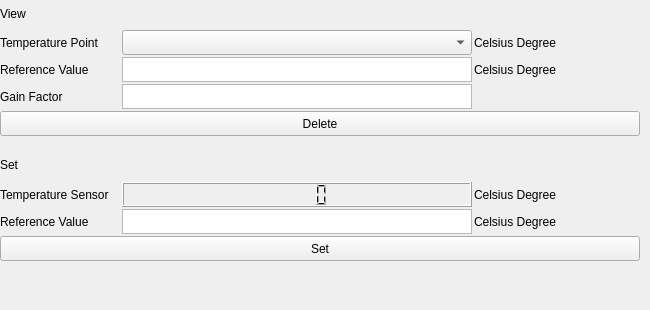
              <widget class="QWidget" name="tempCalPage">
               <property name="sizePolicy">
                <sizepolicy hsizetype="Fixed" vsizetype="Fixed">
                 <horstretch>0</horstretch>
                 <verstretch>0</verstretch>
                </sizepolicy>
               </property>
               <property name="minimumSize">
                <size>
                 <width>650</width>
                 <height>310</height>
                </size>
               </property>
               <property name="maximumSize">
                <size>
                 <width>650</width>
                 <height>310</height>
                </size>
               </property>
               <widget class="QWidget" name="verticalLayoutWidget_7">
                <property name="geometry">
                 <rect>
                  <x>0</x>
                  <y>0</y>
                  <width>649</width>
                  <height>136</height>
                 </rect>
                </property>
                <layout class="QVBoxLayout" name="testFormVL_2">
                 <property name="spacing">
                  <number>2</number>
                 </property>
                 <item>
                  <widget class="QLabel" name="label_13">
                   <property name="text">
                    <string>View</string>
                   </property>
                  </widget>
                 </item>
                 <item>
                  <layout class="QHBoxLayout" name="horizontalLayout_11">
                   <item>
                    <widget class="QLabel" name="label_7">
                     <property name="sizePolicy">
                      <sizepolicy hsizetype="Fixed" vsizetype="Fixed">
                       <horstretch>0</horstretch>
                       <verstretch>0</verstretch>
                      </sizepolicy>
                     </property>
                     <property name="minimumSize">
                      <size>
                       <width>120</width>
                       <height>25</height>
                      </size>
                     </property>
                     <property name="maximumSize">
                      <size>
                       <width>120</width>
                       <height>25</height>
                      </size>
                     </property>
                     <property name="text">
                      <string>Temperature Point</string>
                     </property>
                    </widget>
                   </item>
                   <item>
                    <widget class="QComboBox" name="cmb_cal_temp_history">
                     <property name="sizePolicy">
                      <sizepolicy hsizetype="Fixed" vsizetype="Fixed">
                       <horstretch>0</horstretch>
                       <verstretch>0</verstretch>
                      </sizepolicy>
                     </property>
                     <property name="minimumSize">
                      <size>
                       <width>350</width>
                       <height>25</height>
                      </size>
                     </property>
                     <property name="maximumSize">
                      <size>
                       <width>500</width>
                       <height>30</height>
                      </size>
                     </property>
                     <property name="font">
                      <font>
                       <pointsize>9</pointsize>
                      </font>
                     </property>
                     <property name="maxVisibleItems">
                      <number>5</number>
                     </property>
                     <property name="maxCount">
                      <number>10</number>
                     </property>
                    </widget>
                   </item>
                   <item>
                    <widget class="QLabel" name="label_8">
                     <property name="sizePolicy">
                      <sizepolicy hsizetype="Fixed" vsizetype="Fixed">
                       <horstretch>0</horstretch>
                       <verstretch>0</verstretch>
                      </sizepolicy>
                     </property>
                     <property name="minimumSize">
                      <size>
                       <width>120</width>
                       <height>25</height>
                      </size>
                     </property>
                     <property name="maximumSize">
                      <size>
                       <width>120</width>
                       <height>25</height>
                      </size>
                     </property>
                     <property name="text">
                      <string>Celsius Degree</string>
                     </property>
                    </widget>
                   </item>
                   <item>
                    <spacer name="horizontalSpacer_3">
                     <property name="orientation">
                      <enum>Qt::Horizontal</enum>
                     </property>
                     <property name="sizeHint" stdset="0">
                      <size>
                       <width>40</width>
                       <height>20</height>
                      </size>
                     </property>
                    </spacer>
                   </item>
                  </layout>
                 </item>
                 <item>
                  <layout class="QHBoxLayout" name="horizontalLayout_5">
                   <item>
                    <widget class="QLabel" name="label_9">
                     <property name="sizePolicy">
                      <sizepolicy hsizetype="Fixed" vsizetype="Fixed">
                       <horstretch>0</horstretch>
                       <verstretch>0</verstretch>
                      </sizepolicy>
                     </property>
                     <property name="minimumSize">
                      <size>
                       <width>120</width>
                       <height>25</height>
                      </size>
                     </property>
                     <property name="maximumSize">
                      <size>
                       <width>120</width>
                       <height>25</height>
                      </size>
                     </property>
                     <property name="text">
                      <string>Reference Value</string>
                     </property>
                    </widget>
                   </item>
                   <item>
                    <widget class="QTextEdit" name="testInitDutCount_2">
                     <property name="sizePolicy">
                      <sizepolicy hsizetype="Fixed" vsizetype="Fixed">
                       <horstretch>0</horstretch>
                       <verstretch>0</verstretch>
                      </sizepolicy>
                     </property>
                     <property name="minimumSize">
                      <size>
                       <width>350</width>
                       <height>25</height>
                      </size>
                     </property>
                     <property name="maximumSize">
                      <size>
                       <width>350</width>
                       <height>25</height>
                      </size>
                     </property>
                    </widget>
                   </item>
                   <item>
                    <widget class="QLabel" name="label_10">
                     <property name="sizePolicy">
                      <sizepolicy hsizetype="Fixed" vsizetype="Fixed">
                       <horstretch>0</horstretch>
                       <verstretch>0</verstretch>
                      </sizepolicy>
                     </property>
                     <property name="minimumSize">
                      <size>
                       <width>120</width>
                       <height>25</height>
                      </size>
                     </property>
                     <property name="maximumSize">
                      <size>
                       <width>120</width>
                       <height>25</height>
                      </size>
                     </property>
                     <property name="text">
                      <string>Celsius Degree</string>
                     </property>
                    </widget>
                   </item>
                   <item>
                    <spacer name="horizontalSpacer_4">
                     <property name="orientation">
                      <enum>Qt::Horizontal</enum>
                     </property>
                     <property name="sizeHint" stdset="0">
                      <size>
                       <width>40</width>
                       <height>20</height>
                      </size>
                     </property>
                    </spacer>
                   </item>
                  </layout>
                 </item>
                 <item>
                  <layout class="QHBoxLayout" name="horizontalLayout_9">
                   <item>
                    <widget class="QLabel" name="label_11">
                     <property name="sizePolicy">
                      <sizepolicy hsizetype="Fixed" vsizetype="Fixed">
                       <horstretch>0</horstretch>
                       <verstretch>0</verstretch>
                      </sizepolicy>
                     </property>
                     <property name="minimumSize">
                      <size>
                       <width>120</width>
                       <height>25</height>
                      </size>
                     </property>
                     <property name="maximumSize">
                      <size>
                       <width>120</width>
                       <height>25</height>
                      </size>
                     </property>
                     <property name="text">
                      <string>Gain Factor</string>
                     </property>
                    </widget>
                   </item>
                   <item>
                    <widget class="QTextEdit" name="display_cal_temp_gain">
                     <property name="sizePolicy">
                      <sizepolicy hsizetype="Fixed" vsizetype="Fixed">
                       <horstretch>0</horstretch>
                       <verstretch>0</verstretch>
                      </sizepolicy>
                     </property>
                     <property name="minimumSize">
                      <size>
                       <width>350</width>
                       <height>25</height>
                      </size>
                     </property>
                     <property name="maximumSize">
                      <size>
                       <width>350</width>
                       <height>25</height>
                      </size>
                     </property>
                     <property name="verticalScrollBarPolicy">
                      <enum>Qt::ScrollBarAlwaysOff</enum>
                     </property>
                     <property name="horizontalScrollBarPolicy">
                      <enum>Qt::ScrollBarAlwaysOff</enum>
                     </property>
                    </widget>
                   </item>
                   <item>
                    <spacer name="horizontalSpacer_5">
                     <property name="orientation">
                      <enum>Qt::Horizontal</enum>
                     </property>
                     <property name="sizeHint" stdset="0">
                      <size>
                       <width>40</width>
                       <height>20</height>
                      </size>
                     </property>
                    </spacer>
                   </item>
                  </layout>
                 </item>
                 <item>
                  <widget class="QPushButton" name="btn_cal_temp_delete">
                   <property name="sizePolicy">
                    <sizepolicy hsizetype="Fixed" vsizetype="Fixed">
                     <horstretch>0</horstretch>
                     <verstretch>0</verstretch>
                    </sizepolicy>
                   </property>
                   <property name="minimumSize">
                    <size>
                     <width>640</width>
                     <height>25</height>
                    </size>
                   </property>
                   <property name="maximumSize">
                    <size>
                     <width>25</width>
                     <height>16777215</height>
                    </size>
                   </property>
                   <property name="text">
                    <string>Delete</string>
                   </property>
                  </widget>
                 </item>
                </layout>
               </widget>
               <widget class="QWidget" name="verticalLayoutWidget_8">
                <property name="geometry">
                 <rect>
                  <x>0</x>
                  <y>150</y>
                  <width>649</width>
                  <height>111</height>
                 </rect>
                </property>
                <layout class="QVBoxLayout" name="testFormVL_3">
                 <property name="spacing">
                  <number>2</number>
                 </property>
                 <item>
                  <widget class="QLabel" name="label_14">
                   <property name="text">
                    <string>Set</string>
                   </property>
                  </widget>
                 </item>
                 <item>
                  <layout class="QHBoxLayout" name="horizontalLayout_13">
                   <item>
                    <widget class="QLabel" name="label_16">
                     <property name="sizePolicy">
                      <sizepolicy hsizetype="Fixed" vsizetype="Fixed">
                       <horstretch>0</horstretch>
                       <verstretch>0</verstretch>
                      </sizepolicy>
                     </property>
                     <property name="minimumSize">
                      <size>
                       <width>120</width>
                       <height>25</height>
                      </size>
                     </property>
                     <property name="maximumSize">
                      <size>
                       <width>120</width>
                       <height>25</height>
                      </size>
                     </property>
                     <property name="text">
                      <string>Temperature Sensor</string>
                     </property>
                    </widget>
                   </item>
                   <item>
                    <widget class="QLCDNumber" name="lcd_cal_temp_sensor">
                     <property name="sizePolicy">
                      <sizepolicy hsizetype="Fixed" vsizetype="Fixed">
                       <horstretch>0</horstretch>
                       <verstretch>0</verstretch>
                      </sizepolicy>
                     </property>
                     <property name="minimumSize">
                      <size>
                       <width>350</width>
                       <height>25</height>
                      </size>
                     </property>
                     <property name="maximumSize">
                      <size>
                       <width>350</width>
                       <height>25</height>
                      </size>
                     </property>
                    </widget>
                   </item>
                   <item>
                    <widget class="QLabel" name="label_17">
                     <property name="sizePolicy">
                      <sizepolicy hsizetype="Fixed" vsizetype="Fixed">
                       <horstretch>0</horstretch>
                       <verstretch>0</verstretch>
                      </sizepolicy>
                     </property>
                     <property name="minimumSize">
                      <size>
                       <width>120</width>
                       <height>25</height>
                      </size>
                     </property>
                     <property name="maximumSize">
                      <size>
                       <width>120</width>
                       <height>25</height>
                      </size>
                     </property>
                     <property name="text">
                      <string>Celsius Degree</string>
                     </property>
                    </widget>
                   </item>
                   <item>
                    <spacer name="horizontalSpacer_7">
                     <property name="orientation">
                      <enum>Qt::Horizontal</enum>
                     </property>
                     <property name="sizeHint" stdset="0">
                      <size>
                       <width>40</width>
                       <height>20</height>
                      </size>
                     </property>
                    </spacer>
                   </item>
                  </layout>
                 </item>
                 <item>
                  <layout class="QHBoxLayout" name="horizontalLayout_14">
                   <item>
                    <widget class="QLabel" name="label_18">
                     <property name="sizePolicy">
                      <sizepolicy hsizetype="Fixed" vsizetype="Fixed">
                       <horstretch>0</horstretch>
                       <verstretch>0</verstretch>
                      </sizepolicy>
                     </property>
                     <property name="minimumSize">
                      <size>
                       <width>120</width>
                       <height>25</height>
                      </size>
                     </property>
                     <property name="maximumSize">
                      <size>
                       <width>120</width>
                       <height>25</height>
                      </size>
                     </property>
                     <property name="text">
                      <string>Reference Value</string>
                     </property>
                    </widget>
                   </item>
                   <item>
                    <widget class="QTextEdit" name="input_cal_temp_ref">
                     <property name="sizePolicy">
                      <sizepolicy hsizetype="Fixed" vsizetype="Fixed">
                       <horstretch>0</horstretch>
                       <verstretch>0</verstretch>
                      </sizepolicy>
                     </property>
                     <property name="minimumSize">
                      <size>
                       <width>350</width>
                       <height>25</height>
                      </size>
                     </property>
                     <property name="maximumSize">
                      <size>
                       <width>350</width>
                       <height>25</height>
                      </size>
                     </property>
                    </widget>
                   </item>
                   <item>
                    <widget class="QLabel" name="label_19">
                     <property name="sizePolicy">
                      <sizepolicy hsizetype="Fixed" vsizetype="Fixed">
                       <horstretch>0</horstretch>
                       <verstretch>0</verstretch>
                      </sizepolicy>
                     </property>
                     <property name="minimumSize">
                      <size>
                       <width>120</width>
                       <height>25</height>
                      </size>
                     </property>
                     <property name="maximumSize">
                      <size>
                       <width>120</width>
                       <height>25</height>
                      </size>
                     </property>
                     <property name="text">
                      <string>Celsius Degree</string>
                     </property>
                    </widget>
                   </item>
                   <item>
                    <spacer name="horizontalSpacer_8">
                     <property name="orientation">
                      <enum>Qt::Horizontal</enum>
                     </property>
                     <property name="sizeHint" stdset="0">
                      <size>
                       <width>40</width>
                       <height>20</height>
                      </size>
                     </property>
                    </spacer>
                   </item>
                  </layout>
                 </item>
                 <item>
                  <widget class="QPushButton" name="btn_cal_temp_save">
                   <property name="sizePolicy">
                    <sizepolicy hsizetype="Fixed" vsizetype="Fixed">
                     <horstretch>0</horstretch>
                     <verstretch>0</verstretch>
                    </sizepolicy>
                   </property>
                   <property name="minimumSize">
                    <size>
                     <width>640</width>
                     <height>25</height>
                    </size>
                   </property>
                   <property name="maximumSize">
                    <size>
                     <width>25</width>
                     <height>16777215</height>
                    </size>
                   </property>
                   <property name="text">
                    <string>Set</string>
                   </property>
                  </widget>
                 </item>
                </layout>
               </widget>
              </widget>
